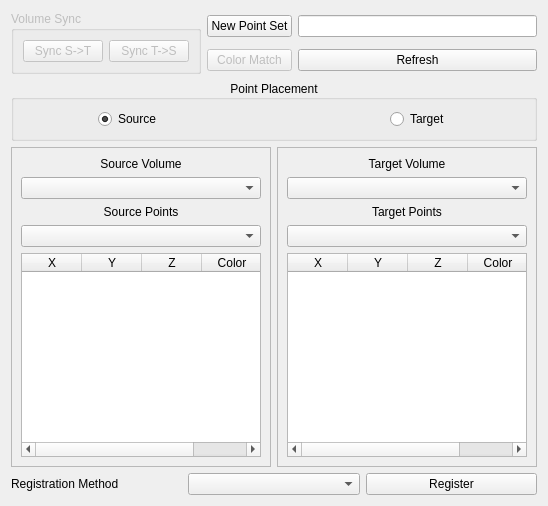
<?xml version="1.0" encoding="UTF-8"?>
<ui version="4.0">
 <class>landmarkRegistration</class>
 <widget class="QDialog" name="landmarkRegistration">
  <property name="geometry">
   <rect>
    <x>0</x>
    <y>0</y>
    <width>548</width>
    <height>506</height>
   </rect>
  </property>
  <property name="windowTitle">
   <string>Landmark Registration</string>
  </property>
  <layout class="QGridLayout" name="gridLayout_4">
   <item row="0" column="0" rowspan="2">
    <widget class="QGroupBox" name="groupBox_2">
     <property name="enabled">
      <bool>false</bool>
     </property>
     <property name="title">
      <string>Volume Sync</string>
     </property>
     <layout class="QHBoxLayout" name="horizontalLayout_3">
      <item>
       <widget class="QPushButton" name="syncSTButton">
        <property name="text">
         <string>Sync S-&gt;T</string>
        </property>
       </widget>
      </item>
      <item>
       <widget class="QPushButton" name="syncTSButton">
        <property name="text">
         <string>Sync T-&gt;S</string>
        </property>
       </widget>
      </item>
     </layout>
    </widget>
   </item>
   <item row="0" column="1">
    <widget class="QPushButton" name="newPointsButton">
     <property name="toolTip">
      <string>Press to create a new 3D Point Buffer Object</string>
     </property>
     <property name="text">
      <string>New Point Set</string>
     </property>
    </widget>
   </item>
   <item row="0" column="2">
    <widget class="QLineEdit" name="newPointsName"/>
   </item>
   <item row="1" column="1">
    <widget class="QPushButton" name="colorMatchButton">
     <property name="enabled">
      <bool>false</bool>
     </property>
     <property name="text">
      <string>Color Match</string>
     </property>
    </widget>
   </item>
   <item row="1" column="2">
    <widget class="QPushButton" name="refreshButton">
     <property name="toolTip">
      <string>Refresh the Volume and 3D Point lists</string>
     </property>
     <property name="text">
      <string>Refresh</string>
     </property>
    </widget>
   </item>
   <item row="2" column="0" colspan="3">
    <widget class="QGroupBox" name="groupBox">
     <property name="title">
      <string>Point Placement</string>
     </property>
     <property name="alignment">
      <set>Qt::AlignCenter</set>
     </property>
     <layout class="QHBoxLayout" name="horizontalLayout">
      <item>
       <spacer name="horizontalSpacer_2">
        <property name="orientation">
         <enum>Qt::Horizontal</enum>
        </property>
        <property name="sizeHint" stdset="0">
         <size>
          <width>40</width>
          <height>20</height>
         </size>
        </property>
       </spacer>
      </item>
      <item>
       <widget class="QRadioButton" name="sourceRadio">
        <property name="toolTip">
         <string>The Source Volume is active</string>
        </property>
        <property name="text">
         <string>Source</string>
        </property>
        <property name="checked">
         <bool>true</bool>
        </property>
       </widget>
      </item>
      <item>
       <spacer name="horizontalSpacer_4">
        <property name="orientation">
         <enum>Qt::Horizontal</enum>
        </property>
        <property name="sizeHint" stdset="0">
         <size>
          <width>40</width>
          <height>20</height>
         </size>
        </property>
       </spacer>
      </item>
      <item>
       <spacer name="horizontalSpacer">
        <property name="orientation">
         <enum>Qt::Horizontal</enum>
        </property>
        <property name="sizeHint" stdset="0">
         <size>
          <width>40</width>
          <height>20</height>
         </size>
        </property>
       </spacer>
      </item>
      <item>
       <spacer name="horizontalSpacer_5">
        <property name="orientation">
         <enum>Qt::Horizontal</enum>
        </property>
        <property name="sizeHint" stdset="0">
         <size>
          <width>40</width>
          <height>20</height>
         </size>
        </property>
       </spacer>
      </item>
      <item>
       <widget class="QRadioButton" name="targetRadio">
        <property name="enabled">
         <bool>true</bool>
        </property>
        <property name="toolTip">
         <string>The Target Volume is active</string>
        </property>
        <property name="text">
         <string>Target</string>
        </property>
        <property name="checked">
         <bool>false</bool>
        </property>
       </widget>
      </item>
      <item>
       <spacer name="horizontalSpacer_3">
        <property name="orientation">
         <enum>Qt::Horizontal</enum>
        </property>
        <property name="sizeHint" stdset="0">
         <size>
          <width>40</width>
          <height>20</height>
         </size>
        </property>
       </spacer>
      </item>
     </layout>
    </widget>
   </item>
   <item row="3" column="0" colspan="3">
    <layout class="QHBoxLayout" name="horizontalLayout_2">
     <item>
      <widget class="QFrame" name="sourceFrame">
       <property name="frameShape">
        <enum>QFrame::StyledPanel</enum>
       </property>
       <property name="frameShadow">
        <enum>QFrame::Raised</enum>
       </property>
       <layout class="QGridLayout" name="gridLayout_2">
        <item row="0" column="0">
         <layout class="QVBoxLayout" name="sourceLayout">
          <item>
           <widget class="QLabel" name="volSourceLabel">
            <property name="text">
             <string>Source Volume</string>
            </property>
            <property name="alignment">
             <set>Qt::AlignCenter</set>
            </property>
           </widget>
          </item>
          <item>
           <widget class="QComboBox" name="volSource"/>
          </item>
          <item>
           <widget class="QLabel" name="setSourceLabel">
            <property name="text">
             <string>Source Points</string>
            </property>
            <property name="alignment">
             <set>Qt::AlignCenter</set>
            </property>
           </widget>
          </item>
          <item>
           <widget class="QComboBox" name="setSource"/>
          </item>
          <item>
           <widget class="QTableWidget" name="setOneTable">
            <attribute name="horizontalHeaderDefaultSectionSize">
             <number>60</number>
            </attribute>
            <attribute name="horizontalHeaderStretchLastSection">
             <bool>true</bool>
            </attribute>
            <attribute name="horizontalHeaderStretchLastSection">
             <bool>true</bool>
            </attribute>
            <attribute name="horizontalHeaderDefaultSectionSize">
             <number>60</number>
            </attribute>
            <column>
             <property name="text">
              <string>X</string>
             </property>
            </column>
            <column>
             <property name="text">
              <string>Y</string>
             </property>
            </column>
            <column>
             <property name="text">
              <string>Z</string>
             </property>
            </column>
            <column>
             <property name="text">
              <string>Color</string>
             </property>
            </column>
           </widget>
          </item>
         </layout>
        </item>
       </layout>
      </widget>
     </item>
     <item>
      <widget class="QFrame" name="targetFrame">
       <property name="frameShape">
        <enum>QFrame::StyledPanel</enum>
       </property>
       <property name="frameShadow">
        <enum>QFrame::Raised</enum>
       </property>
       <layout class="QGridLayout" name="gridLayout_3">
        <item row="0" column="0">
         <layout class="QVBoxLayout" name="targetLayout">
          <item>
           <widget class="QLabel" name="volTargetLabel">
            <property name="text">
             <string>Target Volume</string>
            </property>
            <property name="alignment">
             <set>Qt::AlignCenter</set>
            </property>
           </widget>
          </item>
          <item>
           <widget class="QComboBox" name="volTarget"/>
          </item>
          <item>
           <widget class="QLabel" name="setTargetLabel">
            <property name="text">
             <string>Target Points</string>
            </property>
            <property name="alignment">
             <set>Qt::AlignCenter</set>
            </property>
           </widget>
          </item>
          <item>
           <widget class="QComboBox" name="setTarget">
            <property name="enabled">
             <bool>true</bool>
            </property>
           </widget>
          </item>
          <item>
           <widget class="QTableWidget" name="setTwoTable">
            <property name="enabled">
             <bool>true</bool>
            </property>
            <attribute name="horizontalHeaderDefaultSectionSize">
             <number>60</number>
            </attribute>
            <attribute name="horizontalHeaderStretchLastSection">
             <bool>true</bool>
            </attribute>
            <attribute name="horizontalHeaderStretchLastSection">
             <bool>true</bool>
            </attribute>
            <attribute name="horizontalHeaderDefaultSectionSize">
             <number>60</number>
            </attribute>
            <column>
             <property name="text">
              <string>X</string>
             </property>
            </column>
            <column>
             <property name="text">
              <string>Y</string>
             </property>
            </column>
            <column>
             <property name="text">
              <string>Z</string>
             </property>
            </column>
            <column>
             <property name="text">
              <string>Color</string>
             </property>
            </column>
           </widget>
          </item>
         </layout>
        </item>
       </layout>
      </widget>
     </item>
    </layout>
   </item>
   <item row="4" column="0" colspan="3">
    <layout class="QHBoxLayout" name="horizontalLayout_4">
     <item>
      <widget class="QLabel" name="label_5">
       <property name="text">
        <string>Registration Method</string>
       </property>
      </widget>
     </item>
     <item>
      <widget class="QComboBox" name="registerBox"/>
     </item>
     <item>
      <widget class="QPushButton" name="registerButton">
       <property name="toolTip">
        <string>Press to begin landmark Registration of Source to Target</string>
       </property>
       <property name="text">
        <string>Register</string>
       </property>
      </widget>
     </item>
    </layout>
   </item>
  </layout>
 </widget>
 <resources/>
 <connections/>
</ui>
